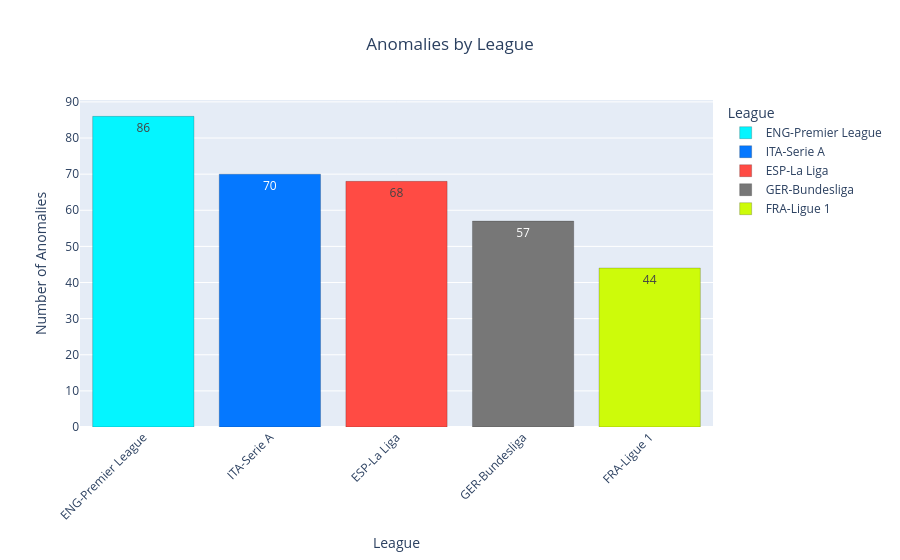

The code cell stored with this chart in its notebook:
### Code cell
def anomalies_per_league(df, macro_pos=None):
    
    league_colors = {
        'ESP-La Liga': "#FF4B44",
        'ENG-Premier League': '#04F5FF',
        'GER-Bundesliga': "#777777",
        'FRA-Ligue 1': '#CDFB0A',
        'ITA-Serie A': '#0578FF'
    }
    
    if macro_pos is not None:
        df = df[df['macro_pos'] == macro_pos]
    
    count_by_league = df.groupby('league').agg(
        count=('league', 'count'),
        avg_anomaly_score=('robust_anomaly_score', 'mean')
    ).reset_index().sort_values('count', ascending=False)
    
    fig = px.bar(
        count_by_league,
        x='league',
        y='count',
        color='league',
        title=f'Anomalies by League',
        labels={'count': 'Number of Anomalies', 'league': 'League'},
        text='count',
        color_discrete_map=league_colors,
        hover_data={'avg_anomaly_score': ':.2f'}
    )
    
    fig.update_traces(textposition='auto', marker_line_width=0.2, marker_line_color='black')
    
    fig.update_layout(title_x=0.5, xaxis_tickangle=-45)
    fig.show()

anomalies_per_league(df)

### Figure 1 — Plotly figure (JSON) as saved in the notebook; plotly's stock layout.template omitted (floating-point values rounded to 4 significant figures)
{"data": [{"customdata": [[4.529]], "hovertemplate": "League=%{x}<br>Number of Anomalies=%{text}<br>avg_anomaly_score=%{customdata[0]:.2f}<extra></extra>", "legendgroup": "ENG-Premier League", "marker": {"color": "#04F5FF", "line": {"color": "black", "width": 0.2}, "pattern": {"shape": ""}}, "name": "ENG-Premier League", "orientation": "v", "showlegend": true, "text": [86.0], "textposition": "auto", "type": "bar", "x": ["ENG-Premier League"], "xaxis": "x", "y": [86], "yaxis": "y"}, {"customdata": [[4.237]], "hovertemplate": "League=%{x}<br>Number of Anomalies=%{text}<br>avg_anomaly_score=%{customdata[0]:.2f}<extra></extra>", "legendgroup": "ITA-Serie A", "marker": {"color": "#0578FF", "line": {"color": "black", "width": 0.2}, "pattern": {"shape": ""}}, "name": "ITA-Serie A", "orientation": "v", "showlegend": true, "text": [70.0], "textposition": "auto", "type": "bar", "x": ["ITA-Serie A"], "xaxis": "x", "y": [70], "yaxis": "y"}, {"customdata": [[4.172]], "hovertemplate": "League=%{x}<br>Number of Anomalies=%{text}<br>avg_anomaly_score=%{customdata[0]:.2f}<extra></extra>", "legendgroup": "ESP-La Liga", "marker": {"color": "#FF4B44", "line": {"color": "black", "width": 0.2}, "pattern": {"shape": ""}}, "name": "ESP-La Liga", "orientation": "v", "showlegend": true, "text": [68.0], "textposition": "auto", "type": "bar", "x": ["ESP-La Liga"], "xaxis": "x", "y": [68], "yaxis": "y"}, {"customdata": [[4.307]], "hovertemplate": "League=%{x}<br>Number of Anomalies=%{text}<br>avg_anomaly_score=%{customdata[0]:.2f}<extra></extra>", "legendgroup": "GER-Bundesliga", "marker": {"color": "#777777", "line": {"color": "black", "width": 0.2}, "pattern": {"shape": ""}}, "name": "GER-Bundesliga", "orientation": "v", "showlegend": true, "text": [57.0], "textposition": "auto", "type": "bar", "x": ["GER-Bundesliga"], "xaxis": "x", "y": [57], "yaxis": "y"}, {"customdata": [[4.319]], "hovertemplate": "League=%{x}<br>Number of Anomalies=%{text}<br>avg_anomaly_score=%{customdata[0]:.2f}<extra></extra>", "legendgroup": "FRA-Ligue 1", "marker": {"color": "#CDFB0A", "line": {"color": "black", "width": 0.2}, "pattern": {"shape": ""}}, "name": "FRA-Ligue 1", "orientation": "v", "showlegend": true, "text": [44.0], "textposition": "auto", "type": "bar", "x": ["FRA-Ligue 1"], "xaxis": "x", "y": [44], "yaxis": "y"}], "layout": {"barmode": "relative", "legend": {"title": {"text": "League"}, "tracegroupgap": 0}, "title": {"text": "Anomalies by League", "x": 0.5}, "xaxis": {"anchor": "y", "categoryarray": ["ENG-Premier League", "ITA-Serie A", "ESP-La Liga", "GER-Bundesliga", "FRA-Ligue 1"], "categoryorder": "array", "domain": [0, 1], "tickangle": -45, "title": {"text": "League"}}, "yaxis": {"anchor": "x", "domain": [0, 1], "title": {"text": "Number of Anomalies"}}}}
